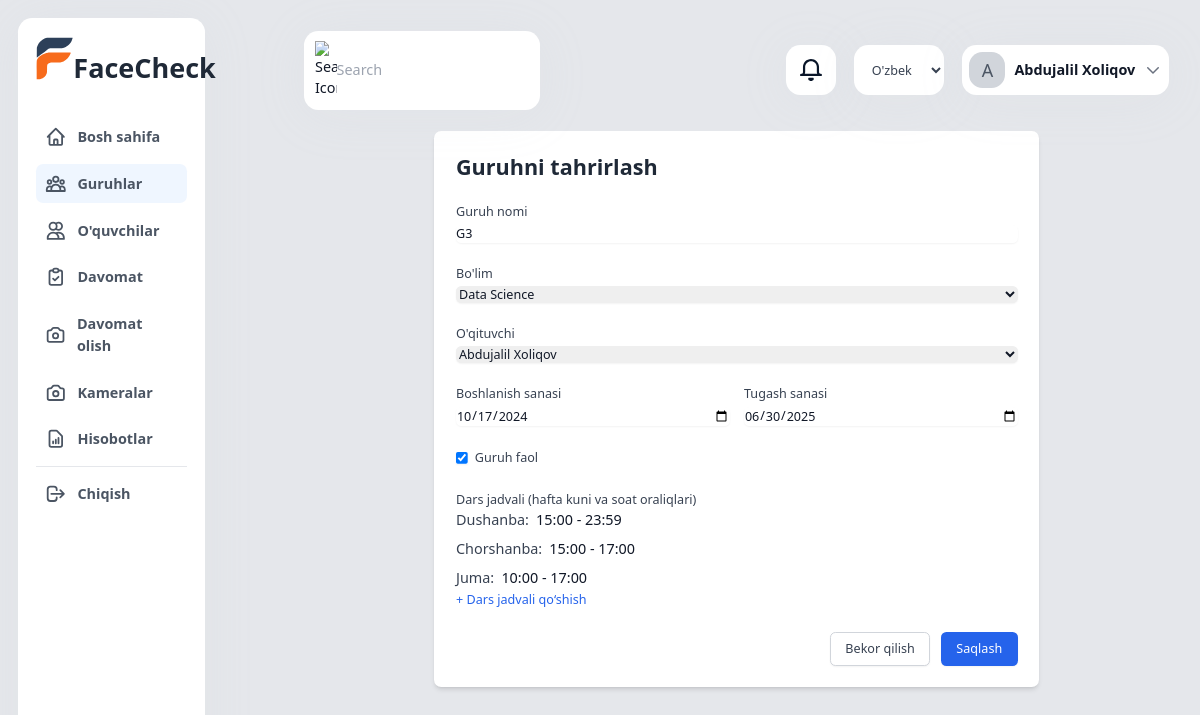
/uz/groups/1/edit/ (signed in), run on the app's committed database.
### app/models.py (models this page shows, shortened)
class CustomUser(AbstractUser):
    USER_TYPE_CHOICES = (
        ('super_admin', 'Super Admin'),
        ('management', 'Rahbariyat'),
        ('teacher', 'O\'qituvchi'),
        ('student', 'O\'quvchi'),
        ('parent', 'Ota-ona'),
    )
    user_type = models.CharField(max_length=20, choices=USER_TYPE_CHOICES)
    phone_number = models.CharField(max_length=15, blank=True)
    profile_image = models.ImageField(upload_to='profile_pictures/', null=False, blank=False)
    face_encoding = models.BinaryField(null=True, blank=True)
    class Meta:
        verbose_name = _('Foydalanuvchi')
        verbose_name_plural = _('Foydalanuvchilar')

class Group(models.Model):
    name = models.CharField(_('Nomi'), max_length=100)
    department = models.ForeignKey(Department, on_delete=models.CASCADE, related_name='groups')
    teacher = models.ForeignKey(CustomUser, on_delete=models.SET_NULL, null=True, related_name='teaching_groups')
    start_date = models.DateField(_('Boshlanish sanasi'))
    end_date = models.DateField(_('Tugash sanasi'))
    active = models.BooleanField(_('Faol'), default=True)
    created_at = models.DateTimeField(auto_now_add=True)
    class Meta:
        verbose_name = _('Guruh')
        verbose_name_plural = _('Guruhlar')
        ordering = ['-created_at']

class Department(models.Model):
    name = models.CharField(_('Bo\'lim nomi'), max_length=100)
    description = models.TextField(_('Tavsif'), blank=True)
    created_at = models.DateTimeField(auto_now_add=True)
    class Meta:
        verbose_name = _('Bo\'lim')
        verbose_name_plural = _('Bo\'limlar')

class GroupSchedule(models.Model):
    group = models.ForeignKey('Group', on_delete=models.CASCADE, related_name='schedules')
    weekday = models.IntegerField(choices=[(i, day) for i, day in enumerate([
        'Dushanba', 'Seshanba', 'Chorshanba', 'Payshanba', 'Juma', 'Shanba', 'Yakshanba'])])
    start_time = models.TimeField()
    end_time = models.TimeField()
    class Meta:
        unique_together = ('group', 'weekday', 'start_time', 'end_time')
        verbose_name = 'Dars vaqti'
        verbose_name_plural = 'Dars vaqtlari'

### app/views.py (the view, shortened to what this page needs)
# urls.py: path('groups/<int:pk>/edit/', views.group_edit, name='group_edit'),
@login_required
def group_edit(request, pk):
    group = get_object_or_404(Group, pk=pk)
    departments = Department.objects.all()
    teachers = CustomUser.objects.filter(user_type='teacher')
    return render(request, 'groups/edit.html', {
        'group': group,
        'departments': departments,
        'teachers': teachers
    })

### app/context_processors.py (called while the page is built)
def camera_status(request):
    context = {}
    if request.user.is_authenticated and (request.user.is_staff or request.user.is_superuser):
        context['active_camera_count'] = Camera.objects.filter(active=True).count()
    return context

### app/templates/groups/edit.html (shortened to what this page needs)
{% extends 'base.html' %}
{% load i18n %}
{% block content %}
<div class="bg-white shadow-md rounded-lg p-6 max-w-2xl mx-auto">
    <h2 class="text-2xl font-bold text-gray-800 mb-6">{% trans "Guruhni tahrirlash" %}</h2>
    <form method="post" class="space-y-6">
        <div class="grid grid-cols-1 gap-6">
            <div>
                <label for="name" class="block text-sm font-medium text-gray-700">{% trans "Guruh nomi" %}</label>
                <input type="text" name="name" id="name" required
                    class="mt-1 block w-full border-gray-300 rounded-md shadow-sm focus:ring-blue-500 focus:border-blue-500 sm:text-sm"
                    value="{{ group.name }}"
                    placeholder="{% trans 'Guruh nomini kiriting' %}">
            </div>
            <div>
                <label for="department" class="block text-sm font-medium text-gray-700">{% trans "Bo'lim" %}</label>
                <select name="department" id="department" required
                    class="mt-1 block w-full border-gray-300 rounded-md shadow-sm focus:ring-blue-500 focus:border-blue-500 sm:text-sm">
                    {% for department in departments %}
                    <option value="{{ department.id }}" {% if department.id == group.department.id %}selected{% endif %}>
                        {{ department.name }}
                    </option>
                    {% endfor %}
                </select>
            </div>
            <div>
                <label for="teacher" class="block text-sm font-medium text-gray-700">{% trans "O'qituvchi" %}</label>
                <select name="teacher" id="teacher" required
                    class="mt-1 block w-full border-gray-300 rounded-md shadow-sm focus:ring-blue-500 focus:border-blue-500 sm:text-sm">
                    {% for teacher in teachers %}
                    <option value="{{ teacher.id }}" {% if teacher.id == group.teacher.id %}selected{% endif %}>
                        {{ teacher.get_full_name }}
                    </option>
                    {% endfor %}
                </select>
            </div>
            <div class="grid grid-cols-2 gap-4">
                <div>
                    <label for="start_date" class="block text-sm font-medium text-gray-700">{% trans "Boshlanish sanasi" %}</label>
                    <input type="date" name="start_date" id="start_date" required
                        class="mt-1 block w-full border-gray-300 rounded-md shadow-sm focus:ring-blue-500 focus:border-blue-500 sm:text-sm"
                        value="{{ group.start_date|date:'Y-m-d' }}">
                </div>
                <div>
                    <label for="end_date" class="block text-sm font-medium text-gray-700">{% trans "Tugash sanasi" %}</label>
                    <input type="date" name="end_date" id="end_date" required
                        class="mt-1 block w-full border-gray-300 rounded-md shadow-sm focus:ring-blue-500 focus:border-blue-500 sm:text-sm"
                        value="{{ group.end_date|date:'Y-m-d' }}">
                </div>
            </div>
            <div>
                <label class="inline-flex items-center">
                    <input type="checkbox" name="active" {% if group.active %}checked{% endif %}
                        class="rounded border-gray-300 text-blue-600 shadow-sm focus:border-blue-300 focus:ring focus:ring-blue-200 focus:ring-opacity-50">
                    <span class="ml-2 text-sm text-gray-700">{% trans "Guruh faol" %}</span>
                </label>
            </div>
            <div>
                <label class="block text-sm font-medium text-gray-700">Dars jadvali (hafta kuni va soat oraliqlari)</label>
                <div class="space-y-2">
                    {% for schedule in group.schedules.all %}
                        <div class="flex items-center space-x-2">
                            <span class="text-gray-700">{{ schedule.get_weekday_display }}:</span>
                            <span>{{ schedule.start_time }} - {{ schedule.end_time }}</span>
                        </div>
                    {% empty %}
                        <span class="text-gray-400">Jadval kiritilmagan</span>
                    {% endfor %}
                </div>
                <a href="{% url 'admin:app_groupschedule_add' %}?group={{ group.id }}" target="_blank" class="text-blue-600 hover:underline text-sm">+ Dars jadvali qo‘shish</a>
            </div>
        </div>
        <div class="flex justify-end space-x-3">
            <a href="{% url 'app:group_list' %}"
                class="inline-flex justify-center py-2 px-4 border border-gray-300 shadow-sm text-sm font-medium rounded-md text-gray-700 bg-white hover:bg-gray-50 focus:outline-none focus:ring-2 focus:ring-offset-2 focus:ring-blue-500">
                {% trans "Bekor qilish" %}
            </a>
            <button type="submit"
                class="inline-flex justify-center py-2 px-4 border border-transparent shadow-sm text-sm font-medium rounded-md text-white bg-blue-600 hover:bg-blue-700 focus:outline-none focus:ring-2 focus:ring-offset-2 focus:ring-blue-500">
                {% trans "Saqlash" %}
            </button>
        </div>
    </form>
</div>
{% endblock %}

### app/templates/details/header.html (shortened to what this page needs)
{% load static %}
{% load i18n %}
<div class="container w-full mx-auto p-6">
    <div class="flex justify-between items-center mb-7.5">
        <div class="search-bar flex items-center bg-white rounded-2xl p-3 w-[16.375rem] shadow-[0px_6px_58px_#c3cbd61a]">
            <img src="{% static 'assets/images/img_icn_general_search.svg' %}" alt="{% trans 'Search Icon' %}" width="24" height="24" class="mr-2.75" />
            <input type="text" placeholder="{% trans 'Search' %}" class="border-none outline-none text-base text-gray-600 w-full bg-transparent" />
        </div>
        <div class="user-actions flex items-center">
            <div class="notifications bg-white rounded-2xl w-14 h-14 flex justify-center items-center mr-5 shadow-[0px_6px_58px_#c3cbd61a] cursor-pointer">
                <img src="{% static 'assets/images/img_icn_general_notifications.svg' %}" alt="{% trans 'Notifications' %}" width="24" height="24" />
            </div>
            <div class="relative flex items-center">
                <form action="{% url 'set_language' %}" method="post" class="mr-5">
                    <select name="language" onchange="this.form.submit()" class="bg-white rounded-2xl h-14 w-[100px] text-sm text-gray-700 px-4 py-1 shadow-[0px_6px_58px_#c3cbd61a] focus:outline-none hover:bg-gray-50 cursor-pointer">
                        {% get_current_language as LANGUAGE_CODE %}
                        {% get_available_languages as LANGUAGES %}
                        {% for lang in LANGUAGES %}
                            <option value="{{ lang.0 }}" {% if lang.0 == LANGUAGE_CODE %}selected{% endif %}>
                                {{ lang.1 }}
                            </option>
                        {% endfor %}
                    </select>
                </form>
                <button type="button" onclick="toggleDropdown()" class="user-profile flex items-center bg-white h-14 rounded-2xl p-2 shadow-[0px_6px_58px_#c3cbd61a] hover:bg-gray-50">
                    {% if request.user.profile_image %}
                        <img src="{{ request.user.profile_image.url }}" alt="{% trans 'User Profile' %}" class="profile-pic w-[40px] rounded-[0.9375rem] mr-2.5" />
                    {% else %}
                        <span class="profile-pic w-[40px] h-[40px] rounded-[0.9375rem] mr-2.5 bg-gray-300 flex items-center justify-center text-xl text-gray-600">{{ request.user.get_full_name|make_list|first|upper }}</span>
                    {% endif %}
                    <span class="text-base font-bold text-gray-900 mr-2.5">{{ user.get_full_name }}</span>
                    <svg class="w-5 h-5 text-gray-500" fill="none" stroke="currentColor" viewBox="0 0 24 24">
                        <path stroke-linecap="round" stroke-linejoin="round" stroke-width="2" d="M19 9l-7 7-7-7" />
                    </svg>
                </button>
            </div>
        </div>
    </div>
</div>

### app/templates/base.html (style rules this page uses)
body { zoom: 0.9; -moz-transform: scale(0.9); -moz-transform-origin: 0 0; }

### data on the page
CustomUser: user.get_full_name|make_list "A", get_full_name "Abdujalil Xoliqov"
Group: name "G3", department "Data Science", teacher "Abdujalil Xoliqov", start_date "10/17/2024", end_date "06/30/2025", active "☑"
GroupSchedule: weekday "Dushanba", start_time "15:00", end_time "23:59"
GroupSchedule: weekday "Chorshanba", start_time "15:00", end_time "17:00"
GroupSchedule: weekday "Juma", start_time "10:00", end_time "17:00"

### other printed values
form field language "O'zbek tili"
